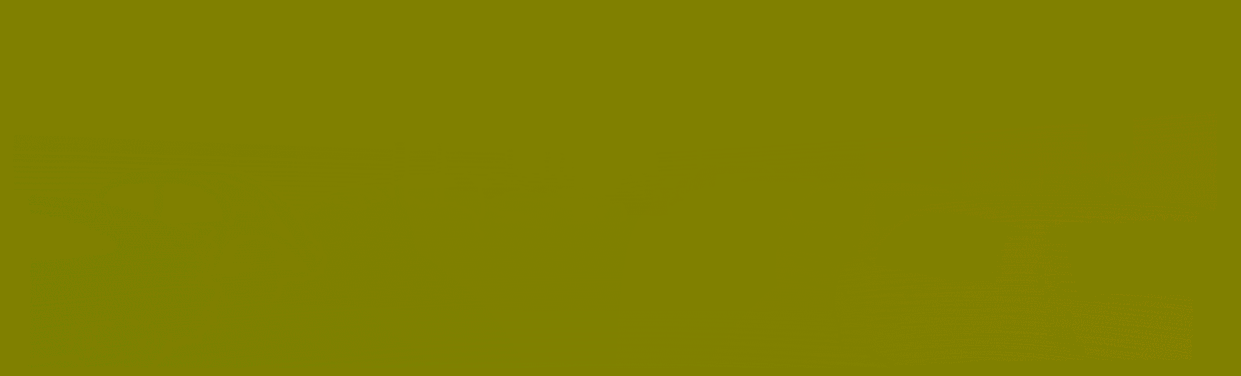
#> input picture datasets/kitti_optical_flow/gt/000045_10.png, 1241 x 376 px, found by its file name
$ python agus_test.py   (older library calls are emulated)
#> lines starting #> are read from the running program, lines starting #| are printed output that depends on the picture; after the words box and inside, x2 and y2 are one past the last pixel; in counts of white or black regions, pixels touching at a corner belong together
#> further down, im is the input picture: shape (376, 1241, 3); mean R, G, B 127.9, 128.1, 0
### code/utils_opticalFlow.py
import cv2 as cv
from PIL import Image
import os
import numpy as np
import matplotlib

#matplotlib.use('Agg')
matplotlib.use('TkAgg')

# For visulization
import matplotlib.pyplot as plt
from matplotlib import gridspec
#import matplotlib.ticker as ticker
# Our LIBS
import utils as utils
from skimage.measure import block_reduce


# Function for Optical Flow
#==========================

def readOF(OFdir,filename):
    """
    Reading Optical flow files:
    As descriped in the Kitti Deelopment kittols
    3 Dim validation - B channel
    1 Dim u - R channel
    2 Dim v - G channel
    """
#> called with filename = '000045_10.png'
    # Sequance 1
    OF_path = os.path.join(OFdir ,filename)
    OF = cv.imread(OF_path,-1)
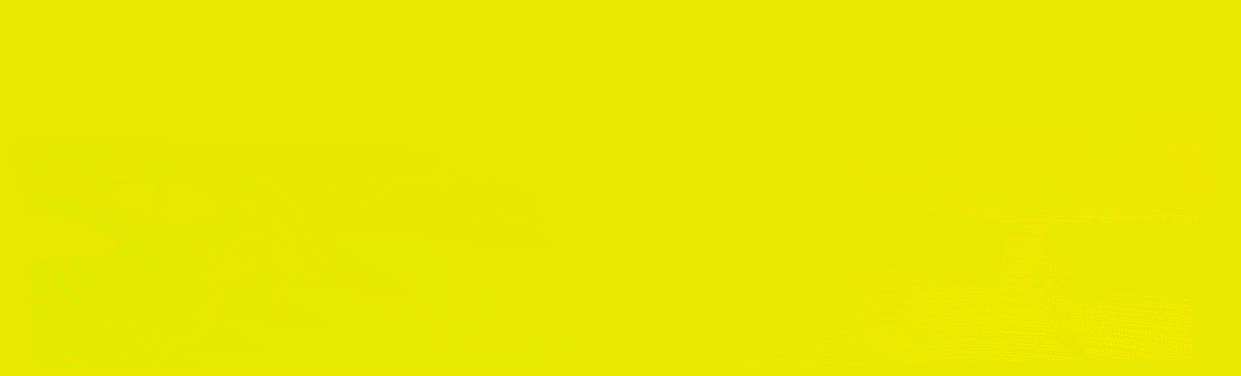
#> OF: shape (376, 1241, 3) uint16; mean B, G, R 0.2, 32812.5, 32773.6; drawn with min black and max white
    # BGR CHANNEL
    Fu = (OF[:,:,2].astype(np.float)-2**15) / 64.0
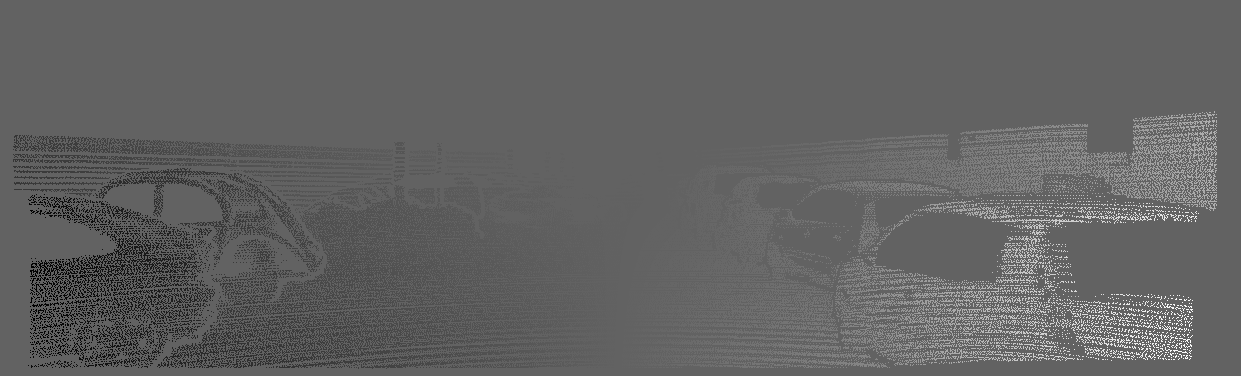
#> Fu: shape (376, 1241) float64; min -30.95, max 49.38, mean 0.1; drawn with min black and max white
    Fv = (OF[:,:,1].astype(np.float)-2**15) / 64.0
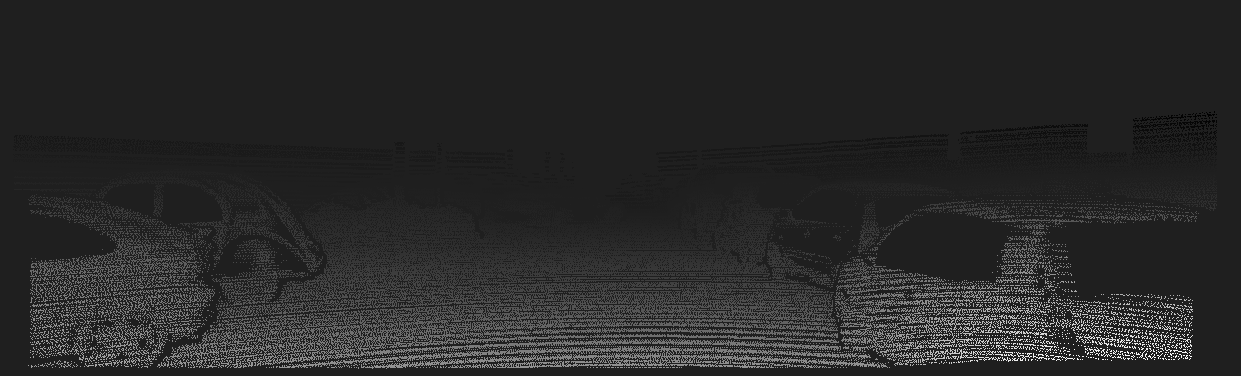
#> Fv: shape (376, 1241) float64; min -2.3, max 16.11, mean 0.695; drawn with min black and max white
    valid_OF = OF[:,:,0].astype(np.float)
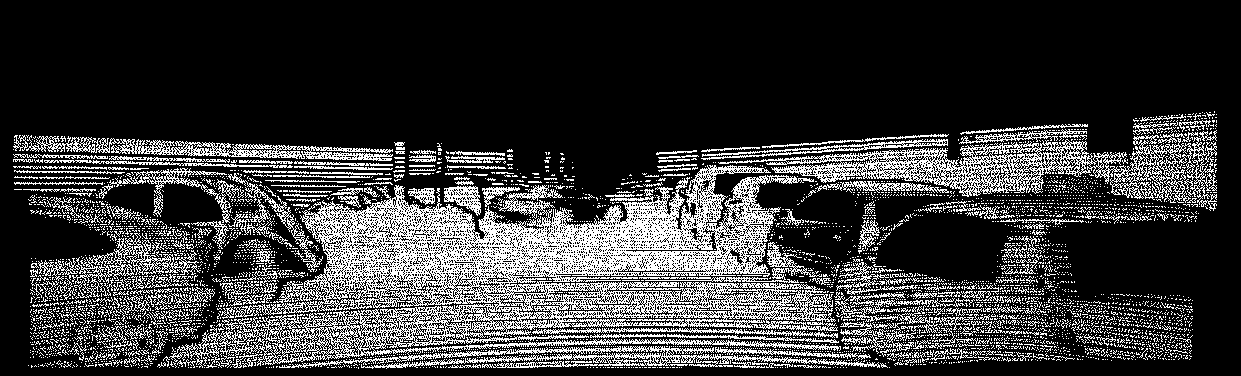
#> valid_OF: shape (376, 1241) float64; values 0 (black) and 1 (white), 22.4% white in thin lines or dots, all inside (x1, y1, x2, y2) = (13, 111, 1217, 369)

    Fu = np.multiply(Fu,valid_OF)
    Fv = np.multiply(Fv,valid_OF)
    return Fu ,Fv, valid_OF

# [177 lines left out: functions writeOF, plotOF, MSEN_PEPN, compute_errmap, mse_vectors, OF_err_disp and 2 more, not called in this run]

### code/agus_test.py
import numpy as np
import matplotlib.pyplot as plt
import imageio

import utils_opticalFlow as opt

im = imageio.imread('/home/agus/repos/mcv-m6-2019-team1/datasets/kitti_optical_flow/gt/000045_10.png')

test = opt.readOF('/home/agus/repos/mcv-m6-2019-team1/datasets/kitti_optical_flow/gt', '000045_10.png')

#quiver(X, Y, U, V, **kw)

plt.figure(figsize=(15, 15))
plt.imshow(im[:,:,0])
plt.figure(figsize=(15, 15))
plt.imshow(im[:,:,1])

plt.figure(figsize=(15, 15))
plt.imshow(im[:,:,1] - im[:,:,0])
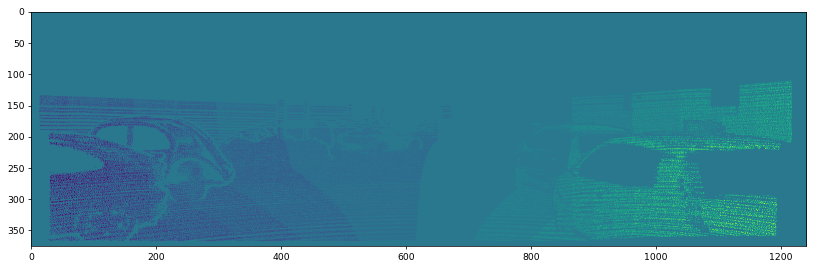
#> figure drawn by matplotlib, 1 panel
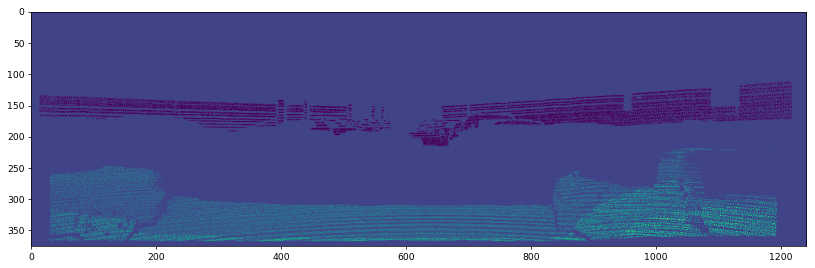
#> figure drawn by matplotlib, 1 panel
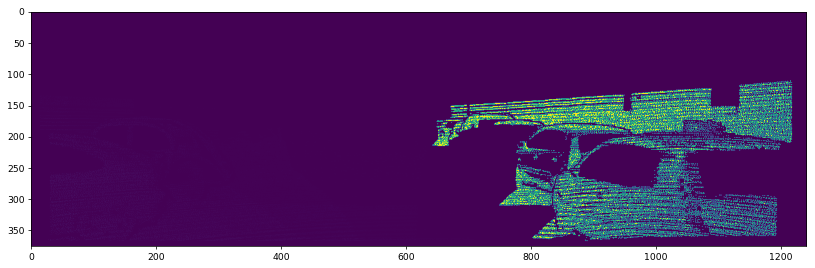
#> figure drawn by matplotlib, 1 panel
